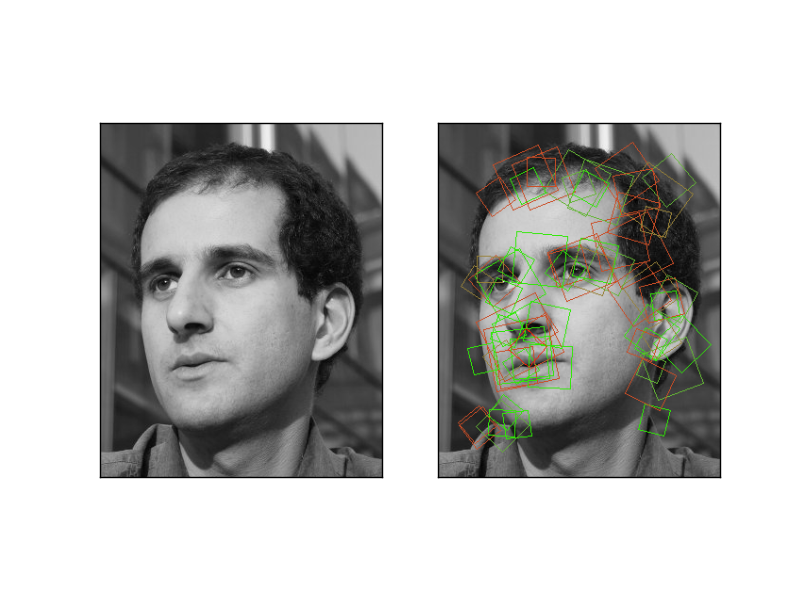

This chart was generated by the following Python code:
import numpy as np
import mahotas
from mahotas.features import surf
from os import path
from pylab import *
import milk

f = mahotas.imread('luispedro.jpg', as_grey=True)
f = f.astype(np.uint8)
spoints = surf.surf(f, 4, 6, 2)
descrs = spoints[:,6:]

values, _ = milk.kmeans(descrs, 5)
colors = np.array([(255-52*i,25+52*i,37**i % 101) for i in xrange(5)])

f2 = surf.show_surf(f, spoints[:64], values, colors)

subplot(1,2,1)
imshow(np.dstack([f,f,f]))
xticks([])
yticks([])
subplot(1,2,2)
imshow(f2)
xticks([])
yticks([])
savefig('surf-tutorial.png')
